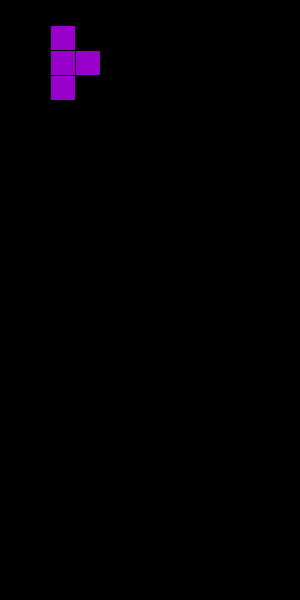
Frame 1 (no input)
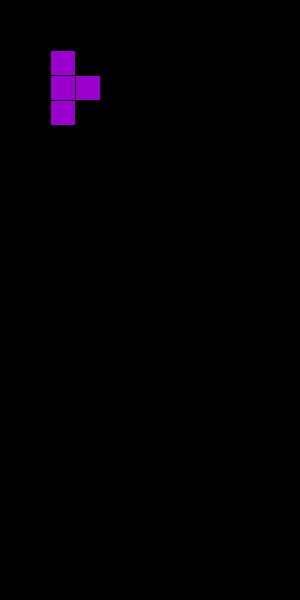
Frame 60 (the mouse pressed at the canvas centre just before this capture)
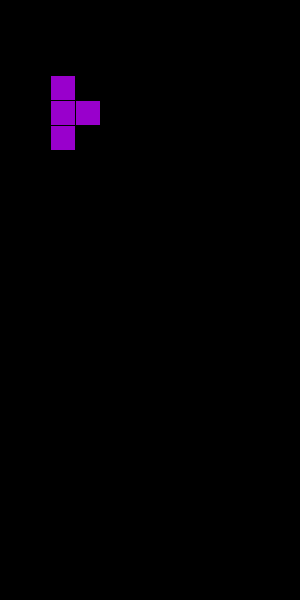
Frame 120 (the mouse held since frame 60 and released just before this capture)

The Processing sketch that drew these frames (run headless with seeded random() and noise(); from frame 60 on, the mouse is pressed at the canvas centre):

// Processing sketch: week13_07_tetris_falling
// ── week13_07_tetris_falling.pde
//week13_07_tetris_falling
void setup()
{
  size(300,600);
}
float x =50, y=50;
void draw()
{
  background(0);
  fill(153,0,204);
  rect(x,y-25,25,25);
  rect(x+25,y,25,25);
  rect(x,y,25,25);
  rect(x,y+25,25,25);
  if(frameCount%50==0)y += 25;
}
void keyPressed()
{
  if(keyCode==RIGHT)x += 25;
  if(keyCode==LEFT)x -= 25;
}
